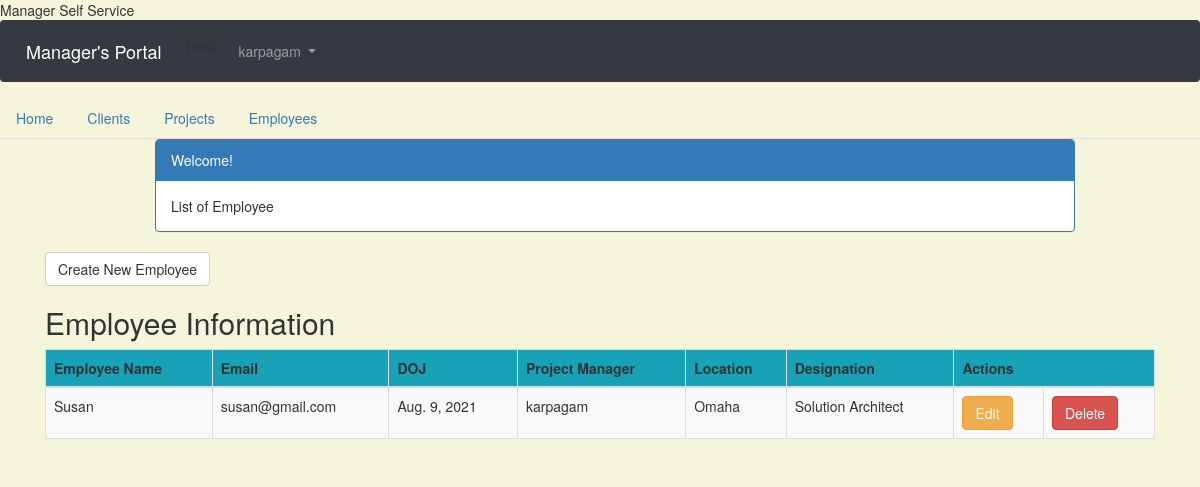
Page /manager/employee_list/ (signed in) on the earlier database version.
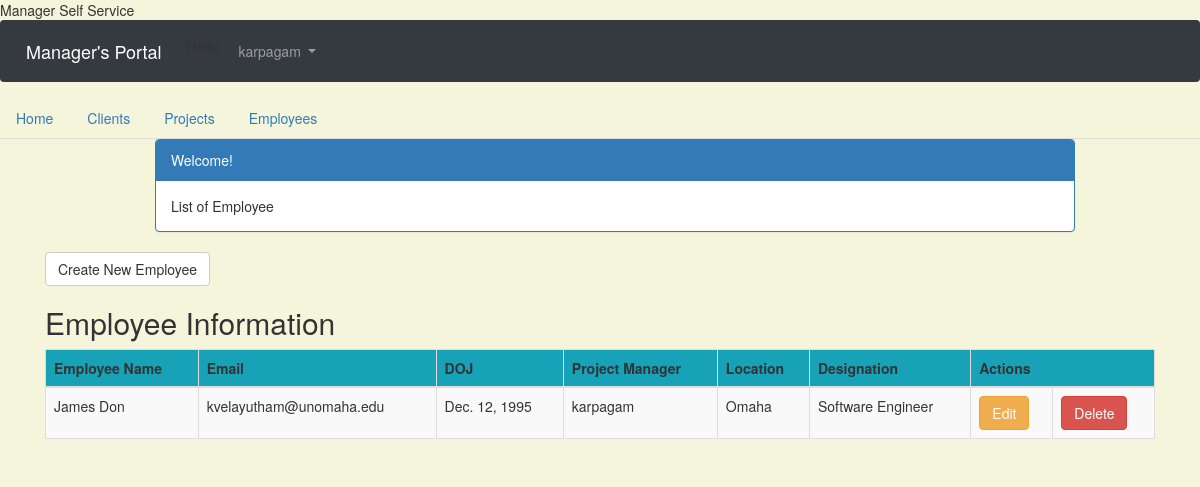
Same page on the later database version.
### users/models.py (models this page shows)
class CustomUser(AbstractUser):
    department = models.CharField(max_length=50, default=' ', null=True, blank=True)
    cell_phone = models.CharField(max_length=50, default='(402)000-0000')
    date_of_joining = models.DateField(null=True, blank=True)
    employee_ID = models.CharField(max_length=50, default=' ', null=True, blank=True)
    office_location = models.CharField(max_length=50, default=' ', null=True, blank=True)
    designation = models.CharField(max_length=50, default=' ', null=True, blank=True)

### manager/models.py (models this page shows, shortened)
class Employee(models.Model):
    employee_name = models.CharField(max_length=50, blank=False, null=False, default=' ')
    first_name = models.CharField(max_length=50, blank=False, null=False, default=' ')
    last_name = models.CharField(max_length=50, blank=False, null=False, default=' ')
    Email = models.EmailField(max_length=100, default=' ')
    DOJ = models.DateField(null=True, blank=True)
    Project_manager = models.ForeignKey(users.models.CustomUser, related_name='manager', null=True,
                                        on_delete=models.DO_NOTHING)
    Location = models.CharField(max_length=50, blank=False, null=False, default=' ')
    Designation = models.CharField(max_length=50, blank=False, null=False, default=' ')

### manager/views.py (the view)
# urls.py: path('employee_list/', views.employee_list, name='employee_list'),
@login_required
def employee_list(request):
    employee = Employee.objects.all()
    return render(request, 'employee_list.html',
                  {'employees': employee})

### templates/employee_list.html (shortened to what this page needs)
{% extends 'base.html' %}
{% block content %}
 <html>
    <head>
        <link rel="stylesheet" href="https://maxcdn.bootstrapcdn.com/bootstrap/3.3.4/css/bootstrap.min.css">
    </head>
    <body>
    <div class="container">
        <div class="row">
            <div class="col-md-10 col-md-offset-1">
                <div class="panel panel-primary">
                    <div class="panel-heading">Welcome!</div>
                    <div class="panel-body">
                        List of Employee
                    </div>
                </div>
            </div>
        </div>
    </div>
    <a href="{% url 'employee_new' %}" class="btn btn-default">Create New Employee</a>
    <div class="row">
        <h2 style="padding-left: 15Px">Employee Information</h2>
    </div>
    <div>
        <table class="table table-striped table-bordered table-hover">
            <thead>
            <tr class="bg-info">
                <th>Employee Name</th>
                <th>Email</th>
                <th>DOJ</th>
                <th>Project Manager</th>
                <th>Location</th>
                <th>Designation</th>
                <th colspan="3">Actions</th>
            </tr>
            </thead>
            <tbody>
            {% for employee in employees %}
                <tr>
                    <td>{{ employee.employee_name }}</td>
                    <td>{{ employee.Email }}</td>
                    <td>{{ employee.DOJ }}</td>
                    <td>{{ employee.Project_manager }}</td>
                    <td>{{ employee.Location }}</td>
                    <td>{{ employee.Designation }}</td>
                    <td><a href="{% url 'employee_edit' pk=employee.pk %}" class="btn btn-warning">Edit</a>
                    <td><a href="{% url 'employee_delete' pk=employee.pk %}"
                        onclick="return confirm('Are you sure you want to delete?')"
                        class="btn btn-danger">Delete</a>
                    </td>
                </tr>
            {% endfor %}
            </tbody>
        </table>
    </div>
        </body>
    </html>
{% endblock content %}

### templates/base.html (shortened to what this page needs)
<!doctype html>
<html lang="en">
  <head>
    <link rel="stylesheet" href="https://stackpath.bootstrapcdn.com/bootstrap/4.1.3/css/bootstrap.min.css">
    <name>{% block name %}Manager Self Service{% endblock name %}</name>
  </head>
  <body>
 <nav class="navbar navbar-expand-md navbar-dark bg-dark mb-4">
      <a class="navbar-brand" href="{% url 'home' %}">Manager's Portal</a>
     {% if user.is_authenticated %}
        <ul class="navbar-nav mr-auto">
          <p>Hello<p>
        </ul>
      {% endif %}
      <div class="collapse navbar-collapse" id="navbarCollapse">
        {% if user.is_authenticated %}
          <ul class="navbar-nav ml-auto">
            <li class="nav-item">
              <a class="nav-link dropdown-toggle" href="#" id="userMenu"\
              data-toggle="dropdown" aria-haspopup="true" aria-expanded\
              ="false">
                {{ user.username }}
              </a>
            </li>
          </ul>
        {% endif %}
      </div>
    </nav>
<div>
     <ul class="nav nav-tabs">
  <li class="nav-item">
    <a class="nav-link" href="{%  url 'home' %}">Home</a>
  </li>
  <li class="nav-item">
    <a class="nav-link" href="{%  url 'client_list' %}">Clients</a>
  </li>
  <li class="nav-item">
    <a class="nav-link" href="{%  url 'project_list' %}">Projects</a>
  </li>
  <li class="nav-item">
    <a class="nav-link" href="{%  url 'employee_list' %}">Employees</a>
  </li>
</ul>
 </div>
<div class="container">
      {% block content %}
      {% endblock content %}
    </div>
  </body>
</html>

### templates/employee_list.html (style rules this page uses)
body { background-color: beige; }

Differences in the rows shown:
removed Employee: employee_name "Susan", Email "susan@gmail.com", DOJ "Aug. 9, 2021", Project_manager "karpagam", Location "Omaha", Designation "Solution Architect"
added Employee: employee_name "James Don", Email "kvelayutham@unomaha.edu", DOJ "Dec. 12, 1995", Project_manager "karpagam", Location "Omaha", Designation "Software Engineer"
